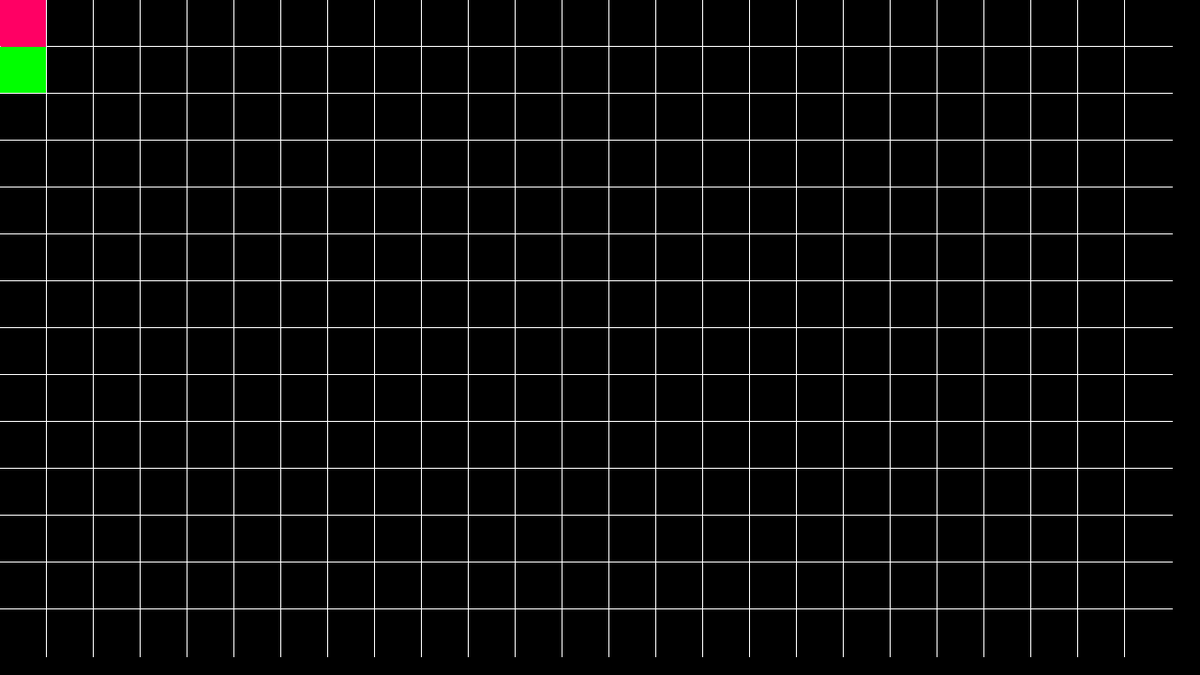
Frame 1 (no input)
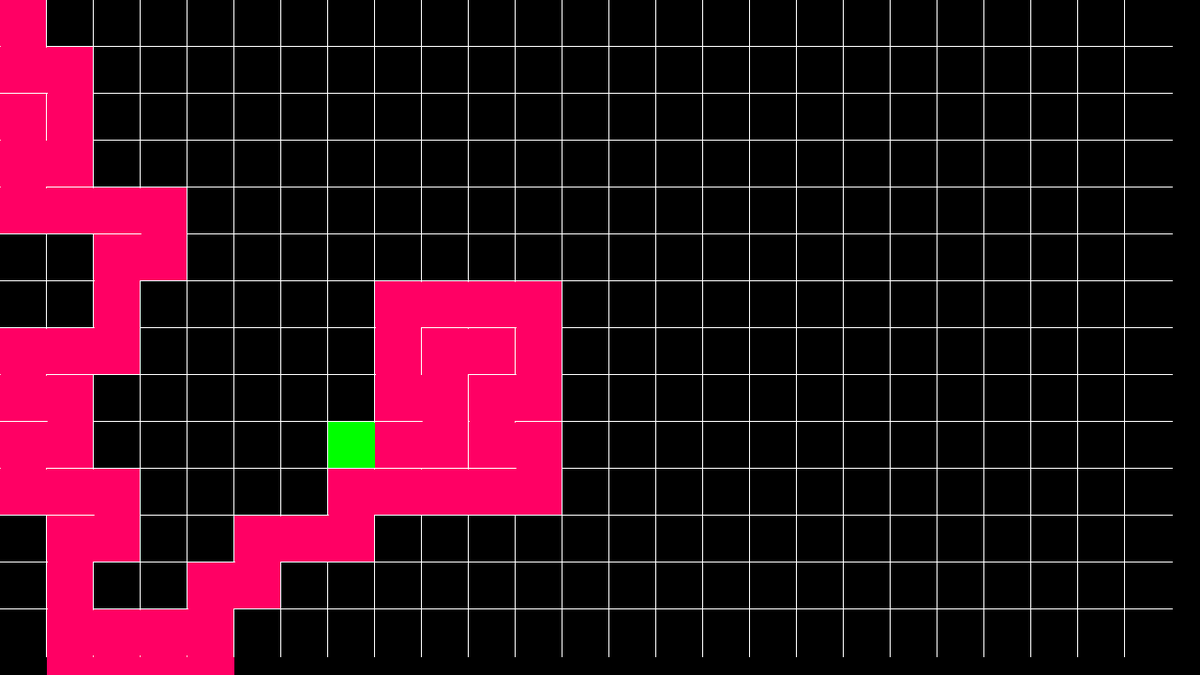
Frame 60 (no input)
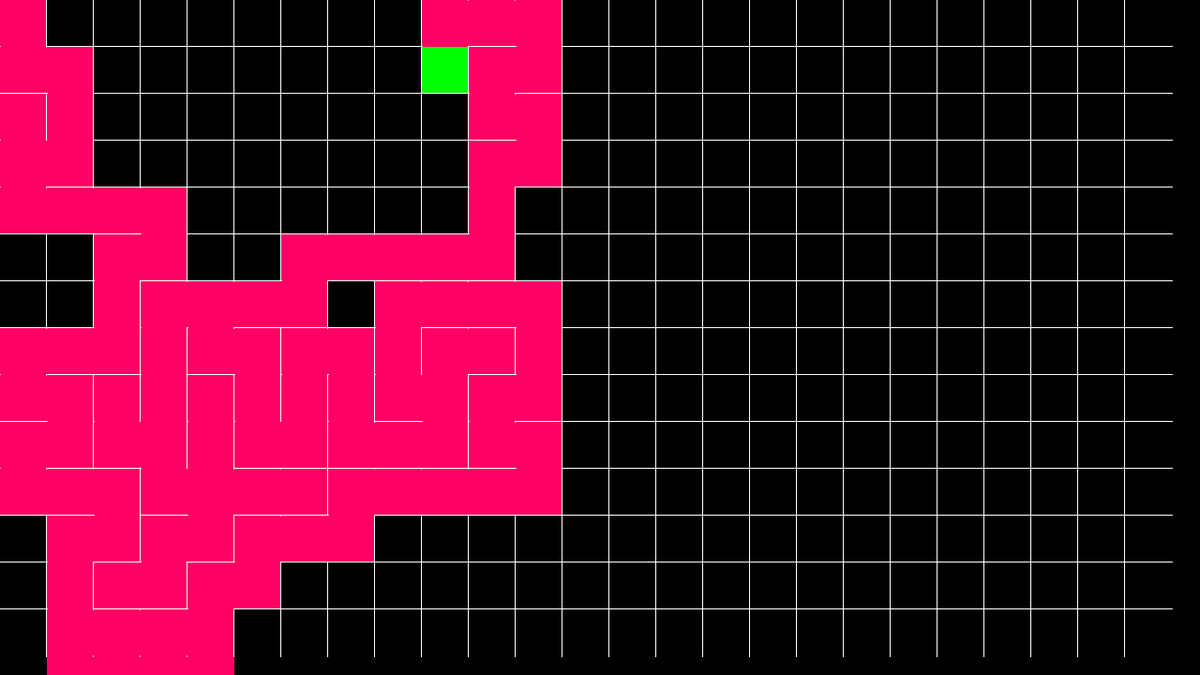
Frame 120 (the mouse pressed at the canvas centre since frame 60)

The p5.js sketch that drew these frames (run headless with seeded random() and noise() and a simulated clock; from frame 60 on, the mouse is pressed at the canvas centre):

// p5.js sketch
// ── sketch.js
let maze;
let gridScale = 50;
function setup() {
  let cnv = createCanvas(1280, 720);
  cnv.position(windowWidth / 2 - width / 2, windowHeight / 2 - height / 2)
  //frameRate(60);
  maze = new Maze(width, height, gridScale);
}

function draw() {
  background(0);
  if (!maze.transitionToNextState()) {
    console.log("No Loop!");
    noLoop();
  }
  maze.show();
}
// ── cell.js
class Cell {

    static CellScale = 10;
    constructor(i, j, cellColor) {

        this.i = i;
        this.j = j;

        this.walls = {
            top: new Wall(true, 0, 0, 1, 0),
            right: new Wall(true, 1, 0, 1, 1),
            bottom: new Wall(true, 0, 1, 1, 1),
            left: new Wall(true, 0, 0, 0, 1)
        }

        this.visited = false;
        if (!cellColor)
            this.fillColor = [0, 0, 0];
        else
            this.fillColor = cellColor;
    }


    static setCellScale(scl) {
        this.CellScale = scl;
    }

    show() {

        let y = this.i * Cell.CellScale;
        let x = this.j * Cell.CellScale;

        strokeWeight(2);
        stroke(255);

        noFill();

        for (let dir in this.walls) {
            if (this.walls[dir].exists) {
                let wall = this.walls[dir].offset;
                let x1 = x + wall[0] * Cell.CellScale;
                let y1 = y + wall[1] * Cell.CellScale;
                let x2 = x + wall[2] * Cell.CellScale;
                let y2 = y + wall[3] * Cell.CellScale;

                line(x1, y1, x2, y2);
            }
        }

        noStroke();
        fill(...this.fillColor);
        rect(x, y, x + Cell.CellScale, y + Cell.CellScale);


    }
}
// ── grid.js
class Grid {

    constructor(w, h, s) {
        this.width = w;
        this.height = h;
        this.gridScale = s;
        Cell.setCellScale(s);
        this.createGrid();


    }

    createGrid() {

        this.rows = floor(this.height / this.gridScale);
        this.cols = floor(this.width / this.gridScale);
        this.grid = Array.from(Array(this.rows), () => new Array(this.cols));
        for (let i = 0; i < this.rows; i++) {
            for (let j = 0; j < this.cols; j++) {
                this.grid[i][j] = new Cell(i, j);


            }
        }


    }

    setGridScale(scl) {
        this.gridScale = scl;
        Cell.setCellScale(scl);
        this.createGrid();
    }

    isValidIndex(i, j) {
        return !(i < 0 || i >= this.rows || j < 0 || j >= this.cols);
    }

    getNeighbours(i, j) {

        let neighbours = [];

        let dirs = [[-1, 0], [0, 1], [1, 0], [0, -1]];

        for (let dir of dirs) {
            let x = i + dir[0];
            let y = j + dir[1];
            if (this.isValidIndex(x, y))
                neighbours.push(this.grid[x][y]);
        }

        return neighbours;
    }

    pickRandomUnvisitedNeighbour(i, j) {

        let unvisitedNeighbours = this.getNeighbours(i, j).filter(e => !e.visited);

        if (unvisitedNeighbours.length == 0)
            return undefined;

        return unvisitedNeighbours[floor(random() * unvisitedNeighbours.length)];

    }

    removeWallBetween(cellA, cellB) {

        //left neighbour
        if (cellA.j - cellB.j == 1) {
            cellA.walls.left.exists = false;
            cellB.walls.right.exists = false;
        }
        //right neighbour
        else if (cellA.j - cellB.j == -1) {

            cellA.walls.right.exists = false;
            cellB.walls.left.exists = false;
        }
        //top neighbour
        else if (cellA.i - cellB.i == 1) {
            cellA.walls.top.exists = false;
            cellB.walls.bottom.exists = false;
        }
        //bottom neighbour
        else if (cellA.i - cellB.i == -1) {
            cellA.walls.bottom.exists = false;
            cellB.walls.top.exists = false;
        }
    }



    show() {

        for (let i = 0; i < this.rows; i++)
            for (let j = 0; j < this.cols; j++)
                this.grid[i][j].show();

    }
}
// ── maze.js
class Maze {

    constructor(w, h, s) {
        this.mazeGrid = new Grid(w, h, s);
        this.currentCell = this.mazeGrid.grid[0][0];
        this.visitedColor = [255, 0, 100];
        this.currentCellColor = [0, 255, 0];
        this.backTrackColor = [0, 0, 255];
        this.cellStack = [];

    }

    transitionToNextState() {

        if (this.currentCell == null)
            return false;
        this.currentCell.visited = true;
        this.currentCell.fillColor = this.visitedColor;


        let next = this.mazeGrid.pickRandomUnvisitedNeighbour(this.currentCell.i, this.currentCell.j);
        if (next) {
            this.mazeGrid.removeWallBetween(this.currentCell, next);
            next.fillColor = this.currentCellColor;
            this.cellStack.push(this.currentCell);
            this.currentCell = next;
        }
        else {
            if (this.cellStack.length != 0) {
                this.currentCell = this.cellStack.pop();
                this.currentCell.fillColor = this.backTrackColor;
            }
            else {
                this.currentCell = null;
            }
        }

        return true;
    }

    show() {
        this.mazeGrid.show();
    }
}
// ── wall.js
class Wall {

    constructor(exists, sx, sy, ex, ey) {
        this.exists = exists;
        this.offset = [sx, sy, ex, ey];
    }

}
